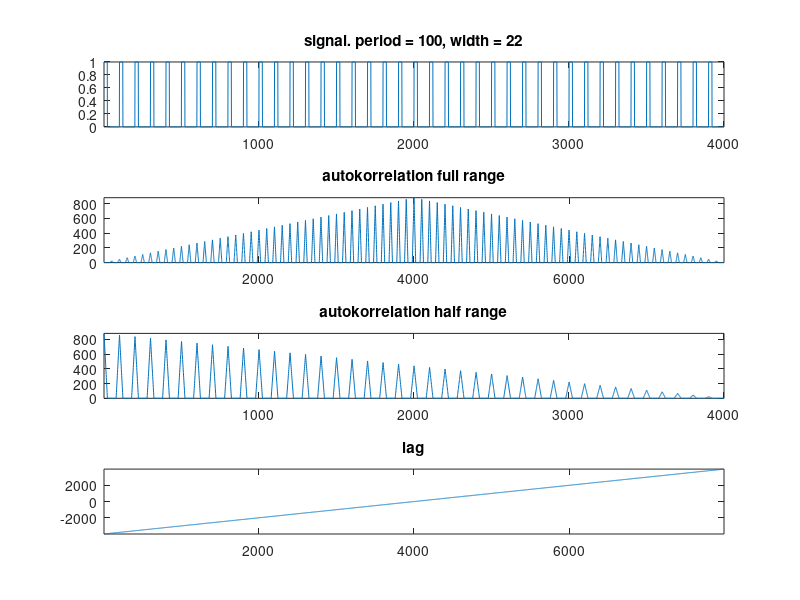

Here is the MATLAB script that generated this plot:
N = 4000;
w = 22;
p = 100;
%x = zeros( N, 1);
ind = 0:N-1;
ind = mod( ind, p);
x = ind;
x(x<w) = 1;
x(x>=w) = 0;

fprintf( '\n width: %u', w )
fprintf( '\n period: %u', p )

[a, l] = xcorr( x );
b = a(N:end) ;
%figure('Name', 'Autocorrlation' )
subplot(4,1,1)
plot( x )
title( sprintf( 'signal. period = %u, width = %u', p, w) )
axis tight

subplot(4,1,2)
plot( a )
title( 'autokorrelation full range' )
axis tight

subplot(4,1,3)
plot( b )
title( 'autokorrelation half range' )
axis tight

subplot(4,1,4)
plot( l )
title( 'lag' )
axis tight

% Width
n = 0;
while b(n+1) > 0
    n = n + 1;
end
aw = n;
fprintf( '\n width from AC: %u', aw )

% Period
b2 = b;
b2(1:aw) = 0;
[~,ap] = max(b2);
ap = ap - 1;
fprintf( '\n period from AC: %u', ap )

fprintf( '\n' )

